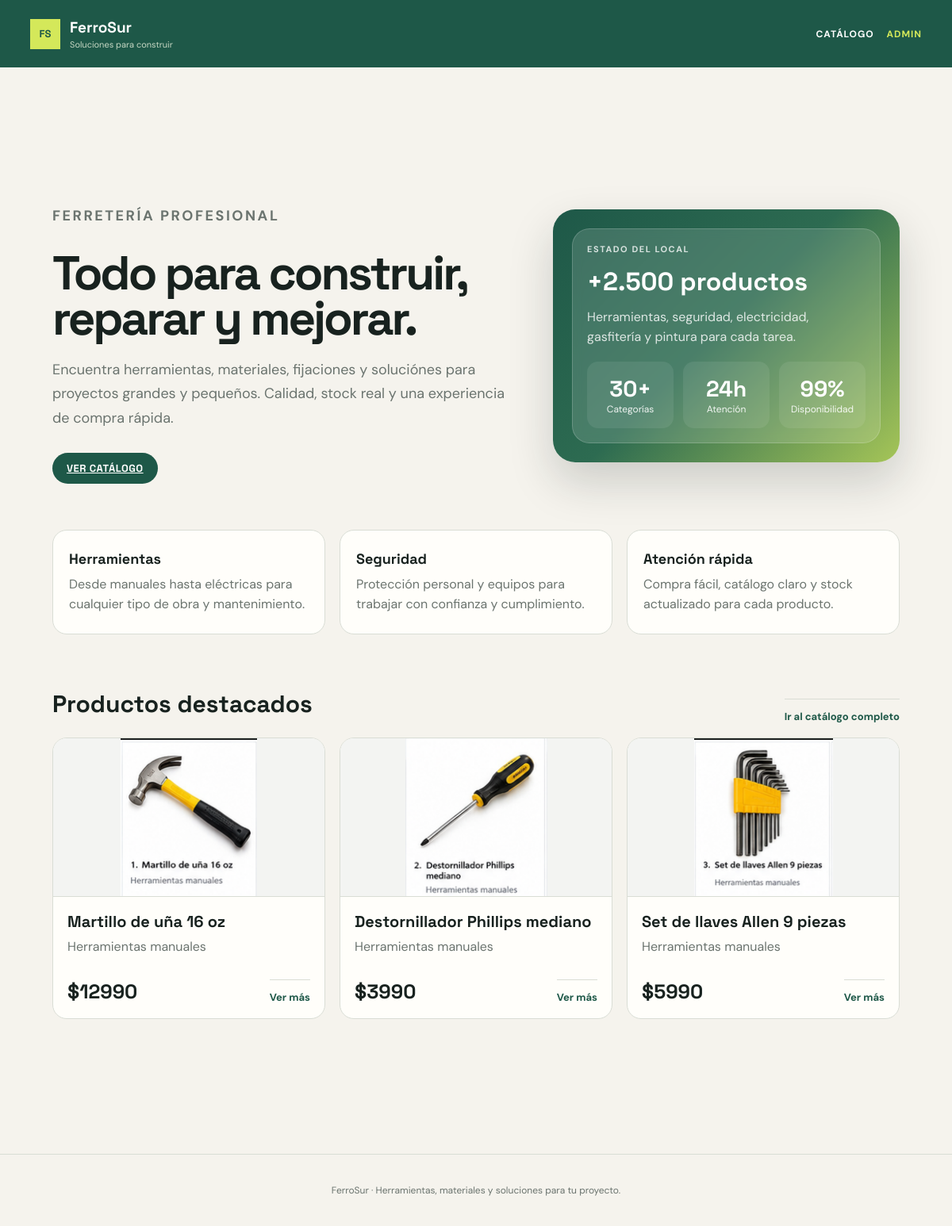
The page / on the database its author committed.
### catalogo/models.py (models this page shows, shortened)
class Producto(models.Model):
    nombre = models.CharField(max_length=200)
    categoria = models.CharField(max_length=100)
    precio = models.DecimalField(max_digits=10, decimal_places=2, default=0)
    stock = models.IntegerField(default=0)
    class Meta:
        verbose_name = 'Producto'
        verbose_name_plural = 'Productos'

### catalogo/views.py (the view)
# urls.py: path('', views.landing, name='landing'),
def landing(request):
    productos_destacados = [preparar_producto(producto) for producto in Producto.objects.order_by('id')[:3]]
    return render(request, 'catalogo/landing.html', {'productos_destacados': productos_destacados})

### catalogo/views.py (called while the page is built)
def preparar_producto(producto):
    if isinstance(producto, Producto):
        producto_data = {
            'id': producto.pk,
            'nombre': producto.nombre,
            'categoria': producto.categoria,
            'precio': float(producto.precio),
            'stock': producto.stock,
        }
    else:
        producto_data = dict(producto)
    imagen = IMAGENES_PRODUCTOS.get(producto_data.get('id'))
    if imagen:
        ruta_imagen = f'/static/catalogo/productos(imageness)/{quote(imagen)}'
        producto_con_imagen = {**producto_data, 'imagen': ruta_imagen, 'sprite': ruta_imagen}
    else:
        producto_con_imagen = {**producto_data, 'imagen': generar_imagen_producto(producto_data), 'sprite': generar_imagen_producto(producto_data)}
    producto_con_imagen['bg_x'] = 50
    producto_con_imagen['bg_y'] = 50
    return producto_con_imagen

### catalogo/templates/catalogo/landing.html (shortened to what this page needs)
{% extends 'catalogo/base.html' %}
{% block content %}
<section class="landing-shell">
    <div class="hero">
        <div class="hero-copy">
            <p class="eyebrow">FERRETERÍA PROFESIONAL</p>
            <h1>Todo para construir, reparar y mejorar.</h1>
            <p>Encuentra herramientas, materiales, fijaciones y soluciónes para proyectos grandes y pequeños. Calidad, stock real y una experiencia de compra rápida.</p>
            <div class="hero-actions">
                <a class="primary-button" href="{% url 'catalogo:lista' %}">Ver catálogo</a>
            </div>
        </div>
        <div class="hero-panel">
            <div class="hero-panel-card">
                <p class="eyebrow" style="color: rgba(255,255,255,0.8);">ESTADO DEL LOCAL</p>
                <h2 style="margin: 0 0 12px; font-size: 32px;">+2.500 productos</h2>
                <p style="margin: 0; color: rgba(255,255,255,0.82); line-height: 1.6;">Herramientas, seguridad, electricidad, gasfitería y pintura para cada tarea.</p>
                <div class="hero-stats">
                    <div>
                        <strong>30+</strong>
                        <span>Categorías</span>
                    </div>
                    <div>
                        <strong>24h</strong>
                        <span>Atención</span>
                    </div>
                    <div>
                        <strong>99%</strong>
                        <span>Disponibilidad</span>
                    </div>
                </div>
            </div>
        </div>
    </div>
    <div class="highlights">
        <article class="highlight-card">
            <strong>Herramientas</strong>
            <p>Desde manuales hasta eléctricas para cualquier tipo de obra y mantenimiento.</p>
        </article>
        <article class="highlight-card">
            <strong>Seguridad</strong>
            <p>Protección personal y equipos para trabajar con confianza y cumplimiento.</p>
        </article>
        <article class="highlight-card">
            <strong>Atención rápida</strong>
            <p>Compra fácil, catálogo claro y stock actualizado para cada producto.</p>
        </article>
    </div>
    <section class="featured">
        <div class="featured-header">
            <h2>Productos destacados</h2>
            <a class="detail-link" href="{% url 'catalogo:lista' %}">Ir al catálogo completo</a>
        </div>
        <div class="featured-grid">
            {% for producto in productos_destacados %}
            <article class="featured-item">
                <div class="product-image" style="background-image: url('{{ producto.sprite }}'); background-position: {{ producto.bg_x }}% {{ producto.bg_y }}%;"></div>
                <div class="featured-copy">
                    <h3>{{ producto.nombre }}</h3>
                    <p>{{ producto.categoria }}</p>
                    <div class="product-footer">
                        <strong class="price">${{ producto.precio|floatformat:0 }}</strong>
                        <a class="detail-link" href="{% url 'catalogo:detalle' producto.id %}">Ver más</a>
                    </div>
                </div>
            </article>
            {% endfor %}
        </div>
    </section>
</section>
{% endblock %}

### catalogo/static/catalogo/styles.css (style rules this page uses)
:root { --ink: #18221f; --muted: #6b746f; --paper: #f5f3ed; --card: #fffefa; --line: #d9ddd5; --green: #1e5848; --lime: #d4e85a; --red: #a64c3d; }
* { box-sizing: border-box; }
body { margin: 0; color: var(--ink); background: var(--paper); font-family: 'DM Sans', sans-serif; }
.eyebrow { margin: 0 0 14px; color: var(--green); font-size: 11px; font-weight: 700; letter-spacing: .14em; }
h1, h2, h3 { font-family: 'Space Grotesk', sans-serif; }
h1 { max-width: 650px; margin: 0; font-size: clamp(38px, 5vw, 68px); line-height: .98; letter-spacing: -.03em; }
.product-topline, .product-footer { display: flex; justify-content: space-between; align-items: center; gap: 10px; }
.product-footer { margin-top: auto; align-items: end; }
.price { font: 700 25px 'Space Grotesk', sans-serif; }
.detail-link, .back-link { color: var(--green); font-size: 13px; font-weight: 700; text-decoration: none; }
.detail-link { border-top: 1px solid var(--line); margin-top: 17px; padding-top: 13px; }
.primary-button { border: none; border-radius: 999px; background: var(--green); color: white; padding: 11px 18px; font: 700 13px 'Space Grotesk', sans-serif; letter-spacing: .04em; text-transform: uppercase; cursor: pointer; transition: background .2s ease, transform .2s ease; }
.product-image { width: 100%; height: 170px; background-repeat: no-repeat; background-size: contain; background-position: center; border-radius: 14px; margin-bottom: 18px; border: 1px solid var(--line); background-color: #f3f4f2; }
.landing-shell { max-width: 1180px; margin: 0 auto; padding: 48px 28px 80px; }
.hero { display: grid; grid-template-columns: 1.15fr .85fr; gap: 40px; align-items: center; padding: 30px 0 44px; }
.hero-copy h1 { font-size: clamp(42px, 5vw, 72px); margin: 0; line-height: .96; letter-spacing: -.05em; }
.hero-copy p { color: var(--muted); font-size: 18px; line-height: 1.7; margin: 20px 0 28px; max-width: 620px; }
.hero-actions { display: flex; flex-wrap: wrap; gap: 14px; }
.hero-panel { background: linear-gradient(135deg, #1e5848, #2d6b51 48%, #d4e85a 120%); border-radius: 28px; padding: 24px; box-shadow: 0 25px 55px rgba(24, 34, 31, 0.18); color: white; }
.hero-panel-card { background: rgba(255,255,255,0.14); border: 1px solid rgba(255,255,255,0.18); border-radius: 22px; padding: 18px; backdrop-filter: blur(6px); }
.hero-stats { display: grid; grid-template-columns: repeat(3, 1fr); gap: 12px; margin-top: 18px; }
.hero-stats div { background: rgba(255,255,255,0.08); border-radius: 14px; padding: 16px 12px; }
.hero-stats strong, .hero-stats span { display: block; text-align: center; }
.hero-stats strong { font: 700 28px 'Space Grotesk', sans-serif; }
.hero-stats span { font-size: 12px; opacity: .9; }
.highlights { display: grid; grid-template-columns: repeat(3, minmax(0, 1fr)); gap: 18px; margin: 14px 0 52px; }
.highlight-card { background: var(--card); border: 1px solid var(--line); border-radius: 18px; padding: 24px 20px; }
.highlight-card strong { display: block; font: 700 18px 'Space Grotesk', sans-serif; margin-bottom: 8px; }
.highlight-card p { margin: 0; color: var(--muted); line-height: 1.6; }
.featured { padding-top: 12px; }
.featured-header { display: flex; justify-content: space-between; align-items: center; gap: 18px; margin-bottom: 18px; }
.featured-header h2 { margin: 0; font-size: 30px; }
.featured-grid { display: grid; grid-template-columns: repeat(3, minmax(0, 1fr)); gap: 18px; }
.featured-item { background: var(--card); border: 1px solid var(--line); border-radius: 18px; overflow: hidden; }
.featured-item .product-image { height: 200px; margin: 0; border-radius: 0; border: none; border-bottom: 1px solid var(--line); }
.featured-copy { padding: 18px; }
.featured-copy h3 { margin: 0 0 8px; font-size: 20px; }
.featured-copy p { margin: 0 0 14px; color: var(--muted); }

### rows shown on the page
Producto: nombre "Martillo de uña 16 oz", categoria "Herramientas manuales"
Producto: nombre "Destornillador Phillips mediano", categoria "Herramientas manuales"
Producto: nombre "Set de llaves Allen 9 piezas", categoria "Herramientas manuales"

### other values the page prints
{{ producto.precio|floatformat:0 }} "12990" "3990" "5990"
